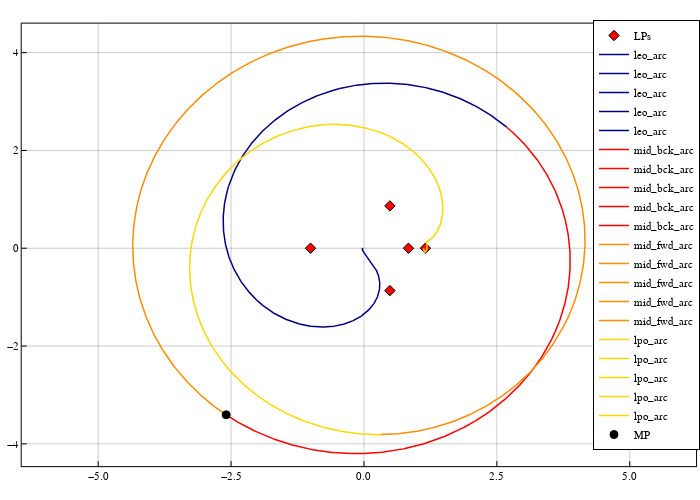

Notebook code for this chart:
### Code cell
arcs_color = Dict(
    "leo_arc" => :navy, 
    "mid_bck_arc" => :red1, 
    "mid_fwd_arc" => :darkorange, 
    "lpo_arc" => :gold
)

pcart = plot(size=(700,500), frame_style=:box, aspect_ratio=:equal, grid=0.4)
scatter!(pcart, lps[:,1], lps[:,2], marker=:diamond, color=:red, label="LPs")
# trajectory
for i = 1:length(sol_param_list)
    sol, _, name = sol_param_list[i]
    plot!(pcart, Array(sol)[1,:], Array(sol)[2,:], 
        linewidth=1.5, label="$name", c=arcs_color[name])
end
# control node
scatter!(pcart, [x_mid[1]], [x_mid[2]], marker=:circle, color=:black, label="MP")
pcart

### Figure 1 — Plotly figure (JSON) as saved in the notebook; plotly's stock layout.template omitted (floating-point values rounded to 4 significant figures; data arrays with more than 128 entries replaced by an {"elided": "..."} marker saying what was removed)
{"data": [{"colorbar": {"title": ""}, "legendgroup": "LPs", "marker": {"color": "rgba(255, 0, 0, 1.000)", "line": {"color": "rgba(0, 0, 0, 1.000)", "width": 1}, "size": 8, "symbol": "diamond"}, "mode": "markers", "name": "LPs", "showlegend": true, "type": "scatter", "x": [0.8369, 1.156, -1.005, 0.4878, 0.4878], "xaxis": "x", "y": [0, 0, 0, 0.866, -0.866], "yaxis": "y", "zmax": null, "zmin": null}, {"colorbar": {"title": ""}, "legendgroup": "leo_arc", "line": {"color": "rgba(0, 0, 128, 1.000)", "dash": "solid", "shape": "linear", "width": 1.5}, "mode": "lines", "name": "leo_arc", "showlegend": true, "type": "scatter", "x": {"elided": "1431 float values"}, "xaxis": "x", "y": {"elided": "1431 float values"}, "yaxis": "y", "zmax": null, "zmin": null}, {"colorbar": {"title": ""}, "legendgroup": "leo_arc", "line": {"color": "rgba(0, 0, 128, 1.000)", "dash": "solid", "shape": "linear", "width": 1.5}, "mode": "lines", "name": "leo_arc", "showlegend": true, "type": "scatter", "x": {"elided": "161 float values"}, "xaxis": "x", "y": {"elided": "161 float values"}, "yaxis": "y", "zmax": null, "zmin": null}, {"colorbar": {"title": ""}, "legendgroup": "leo_arc", "line": {"color": "rgba(0, 0, 128, 1.000)", "dash": "solid", "shape": "linear", "width": 1.5}, "mode": "lines", "name": "leo_arc", "showlegend": true, "type": "scatter", "x": {"elided": "161 float values"}, "xaxis": "x", "y": {"elided": "161 float values"}, "yaxis": "y", "zmax": null, "zmin": null}, {"colorbar": {"title": ""}, "legendgroup": "leo_arc", "line": {"color": "rgba(0, 0, 128, 1.000)", "dash": "solid", "shape": "linear", "width": 1.5}, "mode": "lines", "name": "leo_arc", "showlegend": true, "type": "scatter", "x": {"elided": "153 float values"}, "xaxis": "x", "y": {"elided": "153 float values"}, "yaxis": "y", "zmax": null, "zmin": null}, {"colorbar": {"title": ""}, "legendgroup": "leo_arc", "line": {"color": "rgba(0, 0, 128, 1.000)", "dash": "solid", "shape": "linear", "width": 1.5}, "mode": "lines", "name": "leo_arc", "showlegend": true, "type": "scatter", "x": {"elided": "149 float values"}, "xaxis": "x", "y": {"elided": "149 float values"}, "yaxis": "y", "zmax": null, "zmin": null}, {"colorbar": {"title": ""}, "legendgroup": "mid_bck_arc", "line": {"color": "rgba(255, 0, 0, 1.000)", "dash": "solid", "shape": "linear", "width": 1.5}, "mode": "lines", "name": "mid_bck_arc", "showlegend": true, "type": "scatter", "x": [-2.599, -2.595, -2.588, -2.581, -2.571, -2.559, -2.545, -2.53, -2.513, -2.495, -2.475, -2.455, -2.434, -2.411, -2.389, -2.366, -2.342, -2.318, -2.294, -2.269, -2.244, -2.219, -2.194, -2.168, -2.142, -2.116, -2.09, -2.064, -2.038, -2.011, -1.985, -1.958, -1.931, -1.905, -1.878, -1.851, -1.823, -1.796, -1.769, -1.741, -1.714, -1.686, -1.658, -1.63, -1.602, -1.574, -1.546, -1.518, -1.489, -1.461, -1.433, -1.404, -1.375, -1.346, -1.318, -1.289, -1.26, -1.231, -1.201, -1.172, -1.143, -1.113, -1.084, -1.054, -1.025, -0.995, -0.9653, -0.9354, -0.9055, -0.8755, -0.8454, -0.8153, -0.7851, -0.7548, -0.7245, -0.6941, -0.6636, -0.6331, -0.6026, -0.572, -0.5413, -0.5106, -0.4799, -0.4491, -0.4183, -0.3875, -0.3567, -0.3258, -0.295, -0.2642, -0.2558], "xaxis": "x", "y": [-3.402, -3.405, -3.409, -3.415, -3.422, -3.431, -3.44, -3.451, -3.463, -3.475, -3.488, -3.502, -3.516, -3.53, -3.545, -3.559, -3.574, -3.589, -3.604, -3.618, -3.633, -3.647, -3.662, -3.676, -3.69, -3.704, -3.718, -3.732, -3.745, -3.759, -3.772, -3.785, -3.798, -3.81, -3.823, -3.835, -3.847, -3.859, -3.871, -3.882, -3.893, -3.905, -3.915, -3.926, -3.937, -3.947, -3.957, -3.967, -3.977, -3.987, -3.996, -4.005, -4.014, -4.023, -4.031, -4.04, -4.048, -4.056, -4.064, -4.071, -4.079, -4.086, -4.093, -4.099, -4.106, -4.112, -4.118, -4.124, -4.13, -4.135, -4.141, -4.146, -4.151, -4.155, -4.159, -4.164, -4.168, -4.171, -4.175, -4.178, -4.181, -4.184, -4.186, -4.189, -4.191, -4.193, -4.194, -4.196, -4.197, -4.198, -4.198], "yaxis": "y", "zmax": null, "zmin": null}, {"colorbar": {"title": ""}, "legendgroup": "mid_bck_arc", "line": {"color": "rgba(255, 0, 0, 1.000)", "dash": "solid", "shape": "linear", "width": 1.5}, "mode": "lines", "name": "mid_bck_arc", "showlegend": true, "type": "scatter", "x": [-0.2558, -0.2523, -0.2451, -0.236, -0.2241, -0.2099, -0.1933, -0.1745, -0.1538, -0.1315, -0.1078, -0.08296, -0.05712, -0.03051, -0.003291, 0.02441, 0.05248, 0.08085, 0.1094, 0.1382, 0.1671, 0.196, 0.225, 0.254, 0.2831, 0.3121, 0.3411, 0.3701, 0.399, 0.4279, 0.4567, 0.4855, 0.5142, 0.5428, 0.5714, 0.5999, 0.6284, 0.6568, 0.6851, 0.7133, 0.7415, 0.7696, 0.7976, 0.8256, 0.8534, 0.8813, 0.909, 0.9366, 0.9642, 0.9917, 1.019, 1.046, 1.074, 1.101, 1.128, 1.155, 1.182, 1.209, 1.236, 1.262, 1.289, 1.316, 1.342, 1.368, 1.395, 1.421, 1.447, 1.473, 1.499, 1.525, 1.55, 1.576, 1.601, 1.627, 1.652, 1.678, 1.703, 1.728, 1.753, 1.778, 1.802, 1.827, 1.851, 1.876, 1.9, 1.924, 1.949, 1.973, 1.997, 2.02, 2.044, 2.068, 2.082], "xaxis": "x", "y": [-4.198, -4.198, -4.199, -4.199, -4.199, -4.199, -4.199, -4.2, -4.2, -4.2, -4.2, -4.199, -4.199, -4.198, -4.197, -4.196, -4.195, -4.193, -4.192, -4.19, -4.188, -4.185, -4.183, -4.18, -4.177, -4.174, -4.171, -4.167, -4.163, -4.159, -4.155, -4.151, -4.146, -4.141, -4.136, -4.131, -4.126, -4.12, -4.114, -4.109, -4.102, -4.096, -4.09, -4.083, -4.076, -4.069, -4.062, -4.054, -4.046, -4.039, -4.031, -4.022, -4.014, -4.005, -3.997, -3.988, -3.979, -3.969, -3.96, -3.95, -3.94, -3.93, -3.92, -3.91, -3.899, -3.888, -3.877, -3.866, -3.855, -3.844, -3.832, -3.82, -3.808, -3.796, -3.784, -3.771, -3.759, -3.746, -3.733, -3.72, -3.706, -3.693, -3.679, -3.666, -3.652, -3.637, -3.623, -3.609, -3.594, -3.579, -3.564, -3.549, -3.54], "yaxis": "y", "zmax": null, "zmin": null}, {"colorbar": {"title": ""}, "legendgroup": "mid_bck_arc", "line": {"color": "rgba(255, 0, 0, 1.000)", "dash": "solid", "shape": "linear", "width": 1.5}, "mode": "lines", "name": "mid_bck_arc", "showlegend": true, "type": "scatter", "x": [2.082, 2.086, 2.092, 2.1, 2.11, 2.121, 2.134, 2.149, 2.165, 2.182, 2.2, 2.219, 2.239, 2.259, 2.28, 2.3, 2.321, 2.342, 2.364, 2.385, 2.406, 2.427, 2.449, 2.47, 2.491, 2.512, 2.533, 2.554, 2.574, 2.595, 2.615, 2.636, 2.656, 2.676, 2.696, 2.716, 2.736, 2.755, 2.775, 2.794, 2.813, 2.832, 2.851, 2.87, 2.888, 2.907, 2.925, 2.943, 2.961, 2.979, 2.997, 3.014, 3.032, 3.049, 3.066, 3.083, 3.1, 3.116, 3.133, 3.149, 3.165, 3.181, 3.197, 3.213, 3.228, 3.244, 3.259, 3.274, 3.289, 3.304, 3.318, 3.332, 3.347, 3.361, 3.375, 3.388, 3.402, 3.415, 3.428, 3.441, 3.454, 3.467, 3.479, 3.492, 3.504, 3.516, 3.528, 3.539, 3.551, 3.562, 3.573, 3.584, 3.594], "xaxis": "x", "y": [-3.54, -3.537, -3.533, -3.528, -3.522, -3.514, -3.505, -3.495, -3.484, -3.472, -3.46, -3.446, -3.432, -3.418, -3.403, -3.387, -3.371, -3.355, -3.339, -3.322, -3.305, -3.288, -3.27, -3.253, -3.235, -3.217, -3.199, -3.18, -3.162, -3.143, -3.124, -3.105, -3.086, -3.067, -3.048, -3.028, -3.008, -2.989, -2.969, -2.949, -2.928, -2.908, -2.888, -2.867, -2.846, -2.825, -2.804, -2.783, -2.762, -2.741, -2.719, -2.697, -2.676, -2.654, -2.632, -2.61, -2.587, -2.565, -2.542, -2.52, -2.497, -2.474, -2.451, -2.428, -2.405, -2.382, -2.358, -2.335, -2.311, -2.288, -2.264, -2.24, -2.216, -2.192, -2.167, -2.143, -2.118, -2.094, -2.069, -2.044, -2.019, -1.995, -1.969, -1.944, -1.919, -1.894, -1.868, -1.843, -1.817, -1.791, -1.765, -1.739, -1.715], "yaxis": "y", "zmax": null, "zmin": null}, {"colorbar": {"title": ""}, "legendgroup": "mid_bck_arc", "line": {"color": "rgba(255, 0, 0, 1.000)", "dash": "solid", "shape": "linear", "width": 1.5}, "mode": "lines", "name": "mid_bck_arc", "showlegend": true, "type": "scatter", "x": [3.594, 3.595, 3.598, 3.601, 3.606, 3.611, 3.616, 3.623, 3.63, 3.637, 3.645, 3.653, 3.661, 3.669, 3.677, 3.686, 3.694, 3.702, 3.71, 3.718, 3.726, 3.734, 3.741, 3.748, 3.756, 3.763, 3.769, 3.776, 3.783, 3.789, 3.795, 3.801, 3.806, 3.812, 3.817, 3.822, 3.827, 3.832, 3.836, 3.84, 3.844, 3.848, 3.852, 3.855, 3.858, 3.861, 3.864, 3.867, 3.869, 3.871, 3.873, 3.874, 3.876, 3.877, 3.878, 3.879, 3.88, 3.88, 3.88, 3.88, 3.88, 3.88, 3.879, 3.878, 3.878, 3.876, 3.875, 3.874, 3.872, 3.87, 3.868, 3.866, 3.863, 3.861, 3.858, 3.855, 3.852, 3.849, 3.846, 3.842, 3.838, 3.834, 3.83, 3.826, 3.822, 3.817, 3.812, 3.807, 3.802, 3.797, 3.791, 3.788], "xaxis": "x", "y": [-1.715, -1.711, -1.705, -1.697, -1.686, -1.673, -1.659, -1.642, -1.624, -1.604, -1.584, -1.562, -1.539, -1.515, -1.491, -1.466, -1.441, -1.415, -1.389, -1.363, -1.337, -1.31, -1.283, -1.256, -1.229, -1.202, -1.174, -1.147, -1.119, -1.091, -1.064, -1.036, -1.008, -0.9799, -0.9519, -0.9238, -0.8957, -0.8675, -0.8393, -0.811, -0.7828, -0.7545, -0.7261, -0.6978, -0.6694, -0.6411, -0.6127, -0.5844, -0.5561, -0.5278, -0.4995, -0.4713, -0.4432, -0.4151, -0.3871, -0.3592, -0.3314, -0.3037, -0.2761, -0.2486, -0.2213, -0.1941, -0.167, -0.14, -0.1131, -0.08632, -0.05966, -0.03311, -0.006688, 0.01961, 0.04579, 0.0719, 0.09793, 0.1239, 0.1498, 0.1756, 0.2014, 0.2271, 0.2528, 0.2784, 0.3039, 0.3294, 0.3549, 0.3803, 0.4056, 0.4309, 0.4561, 0.4813, 0.5065, 0.5315, 0.5565, 0.5699], "yaxis": "y", "zmax": null, "zmin": null}, {"colorbar": {"title": ""}, "legendgroup": "mid_bck_arc", "line": {"color": "rgba(255, 0, 0, 1.000)", "dash": "solid", "shape": "linear", "width": 1.5}, "mode": "lines", "name": "mid_bck_arc", "showlegend": true, "type": "scatter", "x": [3.788, 3.788, 3.786, 3.784, 3.782, 3.779, 3.776, 3.772, 3.768, 3.764, 3.759, 3.753, 3.747, 3.741, 3.735, 3.729, 3.722, 3.715, 3.708, 3.7, 3.693, 3.685, 3.677, 3.668, 3.66, 3.651, 3.643, 3.634, 3.625, 3.616, 3.606, 3.597, 3.587, 3.577, 3.567, 3.557, 3.546, 3.536, 3.525, 3.515, 3.504, 3.493, 3.481, 3.47, 3.458, 3.447, 3.435, 3.423, 3.411, 3.398, 3.386, 3.373, 3.361, 3.348, 3.335, 3.322, 3.308, 3.295, 3.281, 3.268, 3.254, 3.24, 3.226, 3.211, 3.197, 3.182, 3.168, 3.153, 3.138, 3.123, 3.108, 3.092, 3.077, 3.061, 3.045, 3.029, 3.013, 2.997, 2.981, 2.965, 2.948, 2.931, 2.915, 2.898, 2.881, 2.864, 2.846, 2.829, 2.811, 2.794, 2.776, 2.758, 2.74, 2.722, 2.704, 2.686], "xaxis": "x", "y": [0.5699, 0.5734, 0.5797, 0.5872, 0.5973, 0.609, 0.6228, 0.6382, 0.6552, 0.6734, 0.6928, 0.7131, 0.7341, 0.7558, 0.778, 0.8006, 0.8234, 0.8465, 0.8698, 0.8932, 0.9167, 0.9403, 0.9639, 0.9875, 1.011, 1.035, 1.058, 1.082, 1.105, 1.129, 1.152, 1.175, 1.199, 1.222, 1.245, 1.268, 1.291, 1.314, 1.337, 1.359, 1.382, 1.405, 1.427, 1.449, 1.472, 1.494, 1.516, 1.538, 1.56, 1.582, 1.604, 1.625, 1.647, 1.668, 1.69, 1.711, 1.732, 1.753, 1.774, 1.795, 1.816, 1.837, 1.858, 1.878, 1.898, 1.919, 1.939, 1.959, 1.979, 1.999, 2.019, 2.038, 2.058, 2.077, 2.097, 2.116, 2.135, 2.154, 2.173, 2.192, 2.21, 2.229, 2.247, 2.265, 2.283, 2.302, 2.319, 2.337, 2.355, 2.372, 2.39, 2.407, 2.424, 2.441, 2.458, 2.475], "yaxis": "y", "zmax": null, "zmin": null}, {"colorbar": {"title": ""}, "legendgroup": "mid_fwd_arc", "line": {"color": "rgba(255, 140, 0, 1.000)", "dash": "solid", "shape": "linear", "width": 1.5}, "mode": "lines", "name": "mid_fwd_arc", "showlegend": true, "type": "scatter", "x": {"elided": "168 float values"}, "xaxis": "x", "y": {"elided": "168 float values"}, "yaxis": "y", "zmax": null, "zmin": null}, {"colorbar": {"title": ""}, "legendgroup": "mid_fwd_arc", "line": {"color": "rgba(255, 140, 0, 1.000)", "dash": "solid", "shape": "linear", "width": 1.5}, "mode": "lines", "name": "mid_fwd_arc", "showlegend": true, "type": "scatter", "x": {"elided": "169 float values"}, "xaxis": "x", "y": {"elided": "169 float values"}, "yaxis": "y", "zmax": null, "zmin": null}, {"colorbar": {"title": ""}, "legendgroup": "mid_fwd_arc", "line": {"color": "rgba(255, 140, 0, 1.000)", "dash": "solid", "shape": "linear", "width": 1.5}, "mode": "lines", "name": "mid_fwd_arc", "showlegend": true, "type": "scatter", "x": {"elided": "167 float values"}, "xaxis": "x", "y": {"elided": "167 float values"}, "yaxis": "y", "zmax": null, "zmin": null}, {"colorbar": {"title": ""}, "legendgroup": "mid_fwd_arc", "line": {"color": "rgba(255, 140, 0, 1.000)", "dash": "solid", "shape": "linear", "width": 1.5}, "mode": "lines", "name": "mid_fwd_arc", "showlegend": true, "type": "scatter", "x": {"elided": "167 float values"}, "xaxis": "x", "y": {"elided": "167 float values"}, "yaxis": "y", "zmax": null, "zmin": null}, {"colorbar": {"title": ""}, "legendgroup": "mid_fwd_arc", "line": {"color": "rgba(255, 140, 0, 1.000)", "dash": "solid", "shape": "linear", "width": 1.5}, "mode": "lines", "name": "mid_fwd_arc", "showlegend": true, "type": "scatter", "x": {"elided": "165 float values"}, "xaxis": "x", "y": {"elided": "165 float values"}, "yaxis": "y", "zmax": null, "zmin": null}, {"colorbar": {"title": ""}, "legendgroup": "lpo_arc", "line": {"color": "rgba(255, 215, 0, 1.000)", "dash": "solid", "shape": "linear", "width": 1.5}, "mode": "lines", "name": "lpo_arc", "showlegend": true, "type": "scatter", "x": {"elided": "343 float values"}, "xaxis": "x", "y": {"elided": "343 float values"}, "yaxis": "y", "zmax": null, "zmin": null}, {"colorbar": {"title": ""}, "legendgroup": "lpo_arc", "line": {"color": "rgba(255, 215, 0, 1.000)", "dash": "solid", "shape": "linear", "width": 1.5}, "mode": "lines", "name": "lpo_arc", "showlegend": true, "type": "scatter", "x": {"elided": "295 float values"}, "xaxis": "x", "y": {"elided": "295 float values"}, "yaxis": "y", "zmax": null, "zmin": null}, {"colorbar": {"title": ""}, "legendgroup": "lpo_arc", "line": {"color": "rgba(255, 215, 0, 1.000)", "dash": "solid", "shape": "linear", "width": 1.5}, "mode": "lines", "name": "lpo_arc", "showlegend": true, "type": "scatter", "x": {"elided": "295 float values"}, "xaxis": "x", "y": {"elided": "295 float values"}, "yaxis": "y", "zmax": null, "zmin": null}, {"colorbar": {"title": ""}, "legendgroup": "lpo_arc", "line": {"color": "rgba(255, 215, 0, 1.000)", "dash": "solid", "shape": "linear", "width": 1.5}, "mode": "lines", "name": "lpo_arc", "showlegend": true, "type": "scatter", "x": {"elided": "292 float values"}, "xaxis": "x", "y": {"elided": "292 float values"}, "yaxis": "y", "zmax": null, "zmin": null}, {"colorbar": {"title": ""}, "legendgroup": "lpo_arc", "line": {"color": "rgba(255, 215, 0, 1.000)", "dash": "solid", "shape": "linear", "width": 1.5}, "mode": "lines", "name": "lpo_arc", "showlegend": true, "type": "scatter", "x": {"elided": "287 float values"}, "xaxis": "x", "y": {"elided": "287 float values"}, "yaxis": "y", "zmax": null, "zmin": null}, {"colorbar": {"title": ""}, "legendgroup": "MP", "marker": {"color": "rgba(0, 0, 0, 1.000)", "line": {"color": "rgba(0, 0, 0, 1.000)", "width": 1}, "size": 8, "symbol": "circle"}, "mode": "markers", "name": "MP", "showlegend": true, "type": "scatter", "x": [-2.592], "xaxis": "x", "y": [-3.406], "yaxis": "y", "zmax": null, "zmin": null}], "layout": {"annotations": [], "height": 500, "legend": {"bgcolor": "rgba(255, 255, 255, 1.000)", "bordercolor": "rgba(0, 0, 0, 1.000)", "borderwidth": 1, "font": {"color": "rgba(0, 0, 0, 1.000)", "family": "sans-serif", "size": 11}, "title": {"font": {"color": "rgba(0, 0, 0, 1.000)", "family": "sans-serif", "size": 15}, "text": ""}, "tracegroupgap": 0, "traceorder": "normal", "x": 1, "xanchor": "auto", "y": 1, "yanchor": "auto"}, "margin": {"b": 20, "l": 0, "r": 0, "t": 20}, "paper_bgcolor": "rgba(255, 255, 255, 1.000)", "plot_bgcolor": "rgba(255, 255, 255, 1.000)", "showlegend": true, "width": 700, "xaxis": {"anchor": "y", "domain": [0.03102, 0.9944], "gridcolor": "rgba(0, 0, 0, 0.400)", "gridwidth": 0.5, "linecolor": "rgba(0, 0, 0, 1.000)", "mirror": true, "range": [-6.439, 6.247], "showgrid": true, "showline": true, "showticklabels": true, "tickangle": 0, "tickcolor": "rgb(0, 0, 0)", "tickfont": {"color": "rgba(0, 0, 0, 1.000)", "family": "sans-serif", "size": 11}, "tickmode": "array", "ticks": "inside", "ticktext": ["−5.0", "−2.5", "0.0", "2.5", "5.0"], "tickvals": [-5, -2.5, 0, 2.5, 5], "title": "", "titlefont": {"color": "rgba(0, 0, 0, 1.000)", "family": "sans-serif", "size": 15}, "type": "-", "visible": true, "zeroline": false, "zerolinecolor": "rgba(0, 0, 0, 1.000)"}, "yaxis": {"anchor": "x", "domain": [0.0301, 0.9921], "gridcolor": "rgba(0, 0, 0, 0.400)", "gridwidth": 0.5, "linecolor": "rgba(0, 0, 0, 1.000)", "mirror": true, "range": [-4.456, 4.593], "showgrid": true, "showline": true, "showticklabels": true, "tickangle": 0, "tickcolor": "rgb(0, 0, 0)", "tickfont": {"color": "rgba(0, 0, 0, 1.000)", "family": "sans-serif", "size": 11}, "tickmode": "array", "ticks": "inside", "ticktext": ["−4", "−2", "0", "2", "4"], "tickvals": [-4, -2, 0, 2, 4], "title": "", "titlefont": {"color": "rgba(0, 0, 0, 1.000)", "family": "sans-serif", "size": 15}, "type": "-", "visible": true, "zeroline": false, "zerolinecolor": "rgba(0, 0, 0, 1.000)"}}}
